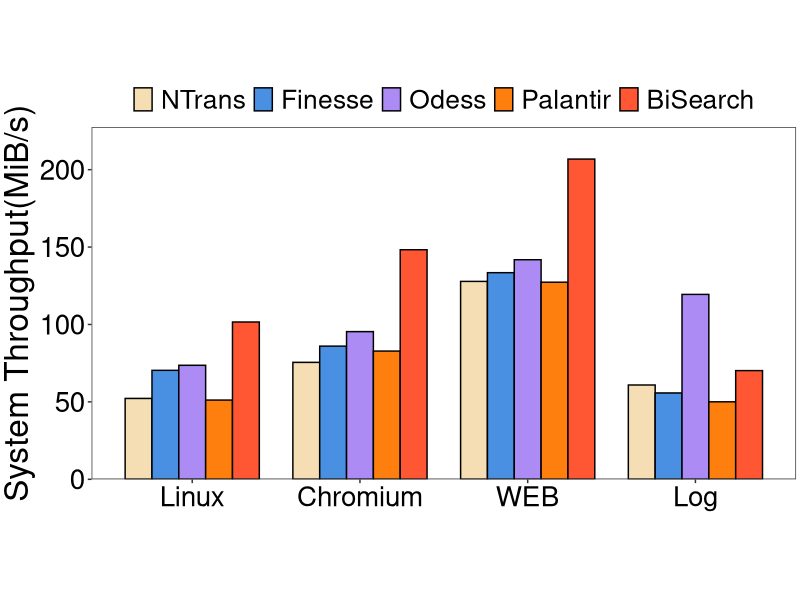
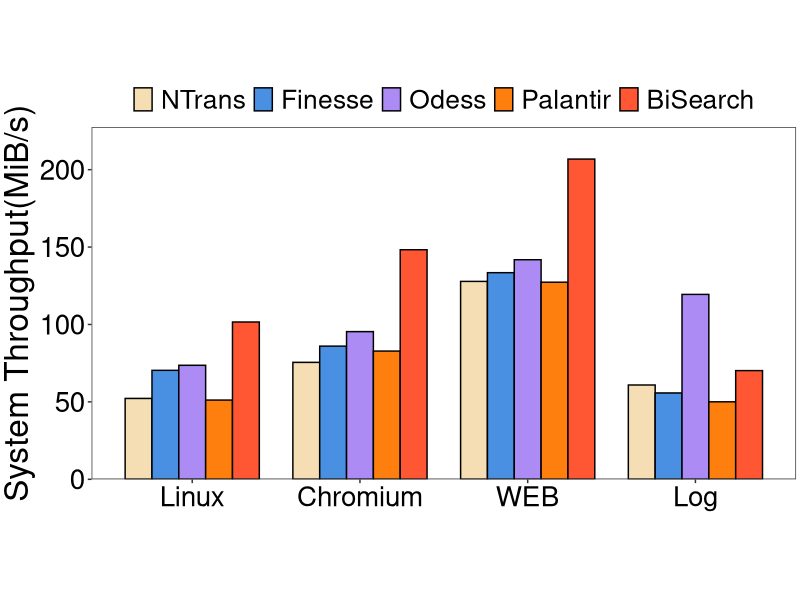

Recreate these plots in R, in order.
library(ggplot2)
setwd(dirname(rstudioapi::getActiveDocumentContext()$path))
# 定义数据
heights <- c(
  52.2385,70.3703,73.6354,51.1926,101.594,75.5342,86.0136,95.3816,82.8394,148.287,127.821,133.472,141.81,127.305,206.824,60.9146,55.7637,119.431,50.0585,70.221
)

group_order <- c('Linux', 'Chromium', 'WEB', 'Log')
# 创建数据框
df1 <- data.frame(
  group = factor(rep(group_order, each = 5), levels = group_order),
  category = factor(rep(c('NTrans', 'Finesse', 'Odess', 'Palantir','BiSearch'), times = 4),
                    levels = c('NTrans', 'Finesse', 'Odess', 'Palantir','BiSearch')),
  height = heights
)

max_height <- max(df1$height)

# 创建柱状图
p1 <- ggplot(df1, aes(x = group, y = height, fill = category)) + 
  geom_bar(stat = 'identity', position = position_dodge(width = 0.8), 
           colour = "black", width = 0.8) + 
  scale_fill_manual(values = c("#f5deb3", "#4a90e2", "#ac8cf4", "#ff7f0e","#FF5733")) +
  labs(y = 'System Throughput(MiB/s)') +
  scale_y_continuous(
    limits = c(0, max_height),
    expand = expansion(mult = c(0, 0.1))
  ) +
  theme_bw() +
  theme(
    plot.title = element_text(hjust = 0.5, size = 24, face = "bold"),
    plot.margin = unit(c(0.1, 0.1, 0.1, 0.1), "cm"),
    axis.title.x = element_text(size = 26),
    axis.title.y = element_text(size = 24),
    axis.text = element_text(size = 20, color = "black"),
    aspect.ratio = 0.5,
    panel.grid.major = element_blank(), 
    panel.grid.minor = element_blank(),
    legend.position = "top",
    legend.direction = "horizontal",
    legend.text = element_text(size = 19),
    legend.key.height = unit(1.0, "line"),
    legend.key.width = unit(1.0, "line"),
    legend.margin = margin(t = 0, unit = 'cm'),
    legend.title = element_blank()
  ) +
  theme(axis.title.x = element_blank())

ggsave('../plot/7-ST.pdf', plot = p1, width = 10, height = 5)
print(p1)
